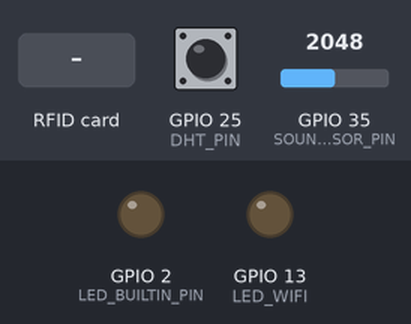
A sketch run on a simulated ESP32. Shown: output pins drawn as LEDs (lit = HIGH). Inputs (shaded band) come from the test bench; at power-on: GPIO 25 (DHT_PIN) HIGH, GPIO 35 (SOUND_SENSOR_PIN) = 2048. WiFi joins after 1.5 s; servers stay silent unless stated; uploads are accepted with an empty reply; the local clock reads 2024-03-15 10:24:30 at power-on unless the sketch sets it; what the sketch prints to the serial monitor is not drawn.

Above: at 1.1 s.
At 4.7 s:
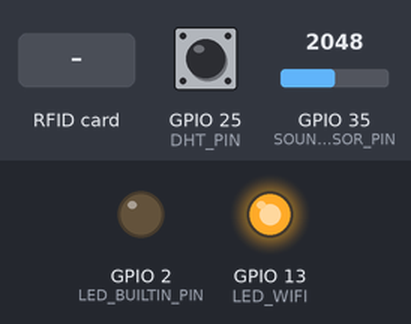
4.8 s: RFID card 5E 7A 19 C4 held to the reader
At 4.92 s:
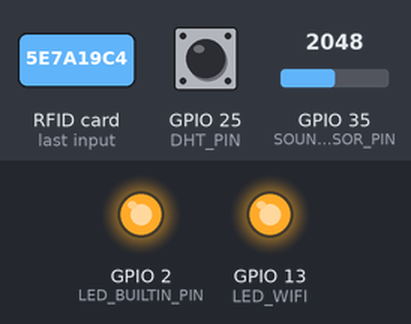
Timing chart, 0 to 14.5 s (numbered marks = the images above; inputs shaded):
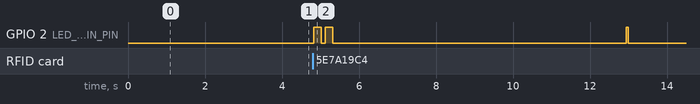

The sketch:

main.ino
```cpp
/*
╔══════════════════════════════════════════════════════════════════════╗
║     CLASSROOM MANAGEMENT SYSTEM - ESP32 IoT FIRMWARE                 ║
║                  With Physical Pin Mapping                           ║
╚══════════════════════════════════════════════════════════════════════╝

ESP32 DEVKIT PHYSICAL PIN DIAGRAM:
═════════════════════════════════════════════════════════════════════════

                          ┌─────────────────┐
                          │   ESP32 DEVKIT  │
                          │   (TOP VIEW)    │
         Left Side (GND)  │                 │  Right Side (3.3V)
         ─────────────────┤                 ├─────────────────
           GND ─┬─────────┤ GND        3V3  ├────────┬─ 3V3
                 │         │                 │        │
               SDA   GND   │ GPIO27(RST)     │ GPIO26(BUZZER)
                D21 ──────┤       ▼         ├────── D26
                          │   RFID RC522    │
               MISO   D21  ├─ GPIO21(MISO)  ├─ GPIO25(DHT22DATA)
                          │   ▲ SPI Data    │
                          │   │ (I2C SDA)   │
               SCK    D23  ├─ GPIO23(SCK)   ├─ GPIO32(MQ7_ADC)
                          │               │
               MOSI   D19  ├─ GPIO19(MOSI)  ├─ GPIO35(SOUND_ADC)
                          │   ▼ SPI Data    │
                          │   │(I2C SCL)    │
         SDA (CS) D5  ────┤ GPIO5(SDA-CS)   ├─ GPIO2(BUILTIN_LED)
                          │               │
                       GND ├─ GPIO0        ├─ GPIO13(LED_WIFI)
                          └──┬─────────────┤
                             │ USB PWR     │
                             └─────────────┘

PIN ASSIGNMENT QUICK REFERENCE:
═════════════════════════════════════════════════════════════════════════
Analog Inputs (8-bit ADC):
  • GPIO35 (VP)  → Sound Sensor      (0-3.3V analog)
  • GPIO32 (SVP) → MQ7 CO Sensor     (0-3.3V analog)

Digital Inputs/Outputs:
  • GPIO25 → DHT22 Data (Temperature/Humidity)
  • GPIO13 → WiFi Status LED (Green indicator)
  • GPIO2 → Built-in LED (RFID & Data Feedback)

SPI Interface (for RFID RC522):
  • GPIO5  (D5)  → SDA (Chip Select) - RC522 CS pin
  • GPIO19 (D19) → MOSI (Master Out, Slave In) - Data send to RFID
  • GPIO21 (D21) → MISO (Master In, Slave Out) - Data receive from RFID
  • GPIO23 (D23) → SCK (Serial Clock) - Clock signal
  • GPIO27 (D27) → Reset (RST) - RFID module reset

RFID RC522 SPI CONNECTION (Important!):
═════════════════════════════════════════════════════════════════════════
  RC522 Module    →    ESP32 Pin
  ──────────────────────────────────
  VCC (+3.3V)    →    3V3 (with 100nF decoupling cap)
  GND            →    GND

  SDA (CS - Chip Select)  →    GPIO5 (D5)
  SCK (Serial Clock)      →    GPIO23 (D23)
  MOSI (Data In)          →    GPIO19 (D19)
  MISO (Data Out)         →    GPIO21 (D21)
  RST (Reset)             →    GPIO27 (D27)
  IRQ                     →    (Not used - leave disconnected)

═════════════════════════════════════════════════════════════════════════
*/

#include <WiFi.h>
#include <HTTPClient.h>
#include <ArduinoJson.h>
#include <SPI.h>
#include <MFRC522.h>
#include <time.h>

// ---- custom DHT22 reader (no external library required) ----
// Returns true on successful read, false otherwise.
// `pin` is the data pin attached to the DHT22 sensor.
bool readDHT22(uint8_t pin, float &temperature, float &humidity) {
  uint8_t data[5] = {0,0,0,0,0};
  uint32_t count = 0;

  // send start signal
  pinMode(pin, OUTPUT);
  digitalWrite(pin, LOW);
  delay(1);
  digitalWrite(pin, HIGH);
  delayMicroseconds(30);
  pinMode(pin, INPUT_PULLUP);

  // wait for sensor response: 80µs LOW then 80µs HIGH
  count = 0;
  while (digitalRead(pin) == LOW) {
    if (++count >= 10000) return false;
  }
  count = 0;
  while (digitalRead(pin) == HIGH) {
    if (++count >= 10000) return false;
  }

  // read 40 bits
  for (int i = 0; i < 40; ++i) {
    // wait for low period (50µs)
    count = 0;
    while (digitalRead(pin) == LOW) {
      if (++count >= 10000) return false;
    }
    // measure high period length
    unsigned long t = micros();
    while (digitalRead(pin) == HIGH) {
      if (micros() - t > 100) break;
    }
    unsigned long duration = micros() - t;
    data[i/8] <<= 1;
    if (duration > 40) {
      data[i/8] |= 1;
    }
  }

  // checksum
  uint8_t checksum = data[0] + data[1] + data[2] + data[3];
  if (checksum != data[4]) return false;
  humidity = ((data[0] << 8) | data[1]) * 0.1;
  temperature = (((data[2] & 0x7F) << 8) | data[3]) * 0.1;
  if (data[2] & 0x80) temperature = -temperature;
  return true;
}

// ======================================== WIFI CREDENTIALS ============================================================
const char* ssid = "SSID";           // Change to your WiFi name
const char* password = "PW";   // Change to your WiFi password
const char* apiUrl = "http://SERVER-IP:5000/api"; // Change to your server IP

// ==================== TIMEZONE SETTINGS ====================
// Sri Lanka: UTC+5:30 (19800 seconds)
// No Daylight Saving Time (DST = 0)
const int timezone_offset = 19800;  // UTC+5:30 in seconds
const int dst_offset = 0;           // No DST

// ==================== PIN CONFIGURATION ====================
// ESP32 DEVKIT PIN MAPPING (Physical Board Labels)

// Sound Sensor (Analog Input)
#define SOUND_SENSOR_PIN 35  // Physical: VP (ADC0) - Analog sound detection

// DHT22 Temperature & Humidity (Digital Pin)
#define DHT_PIN 25           // Physical: D25 - DHT22 data line

// RFID RC522 (SPI Interface)
// SPI Configuration: D19(MOSI), D21(MISO), D23(SCK), D5(SDA-CS), D27(RST)
#define SS_PIN 5             // Physical: D5   - RFID SDA (Chip Select pin)
#define RST_PIN 27           // Physical: D27  - RFID Reset (RST)
// Note: MOSI=D19, MISO=D21, SCK=D23 (auto-mapped by SPI.begin())
MFRC522 rfid(SS_PIN, RST_PIN);

// MQ7 CO Sensor (Analog Input)
#define MQ7_PIN 32           // Physical: SVP (ADC1) - Analog CO detection

// LED Indicators & Buzzer (Digital Output)
#define LED_WIFI 13          // Physical: D13 - WiFi Status LED (Green)
#define LED_BUILTIN_PIN 2    // Physical: D2 - ESP32 Built-in LED (for RFID feedback)
// Note: Built-in LED is active-HIGH (digitalWrite(LED, HIGH) turns ON)

// ==================== SENSOR CALIBRATION ====================
const float MQ7_RO = 10.0;        // Calibration value for MQ7
const float SOUND_THRESHOLD = 2000; // Sound detection threshold
const unsigned long SAMPLE_INTERVAL = 10000;  // Send data every 10 seconds

// ==================== GLOBAL VARIABLES ====================
unsigned long lastSampleTime = 0;
String lastRFIDCard = "";
unsigned long lastRFIDTime = 0;

void setup() {
  Serial.begin(115200);
  delay(1000);

  Serial.println("\n\n=== CLASSROOM MANAGEMENT SYSTEM - ESP32 ===");
  Serial.println("Initializing sensors...");

  // Pin setup
  pinMode(LED_WIFI, OUTPUT);
  pinMode(LED_BUILTIN_PIN, OUTPUT);
  digitalWrite(LED_WIFI, LOW);
  digitalWrite(LED_BUILTIN_PIN, LOW);

  // Initialize sensors (DHT22 driver doesn't require a begin call)
  delay(500);

  // Initialize SPI for RFID
  // SPI.begin() auto-maps: MOSI(19), MISO(21), SCK(23)
  // Manual CS(5) and RST(27) configuration via MFRC522 constructor
  Serial.println("Initializing SPI bus...");
  SPI.begin(
    23,  // SCK  (Serial Clock) - GPIO23 / D23
    21,  // MISO (Master In, Slave Out) - GPIO21 / D21 / SDA
    19,  // MOSI (Master Out, Slave In) - GPIO19 / D19
    5    // SS   (Chip Select) - GPIO5 / D5
  );

  Serial.println("Initializing RFID RC522...");
  rfid.PCD_Init();
  delay(500);

  // Connect to WiFi
  connectToWiFi();

  // Synchronize time with NTP server (Sri Lankan Time: UTC+5:30)
  Serial.println("Synchronizing time with NTP (Sri Lanka - UTC+5:30)...");

  // Sri Lanka timezone: UTC+5:30 (5*3600 + 30*60 = 19800 seconds)
  configTime(19800, 0, "pool.ntp.org", "time.nist.gov");

  // Wait for time to be set
  time_t now = time(nullptr);
  int attempts = 0;
  while (now < 24 * 3600 && attempts < 60) {  // Increased timeout to 60 attempts
    delay(500);
    Serial.print(".");
    now = time(nullptr);
    attempts++;
  }
  Serial.println();

  if (now > 24 * 3600) {
    Serial.println("✓ Time synchronized successfully!");
    Serial.print("Current time (Sri Lanka): ");
    Serial.println(getTimestamp());
  } else {
    Serial.println("⚠ Warning: Time sync in progress, continuing anyway...");
    Serial.print("Current time: ");
    Serial.println(getTimestamp());
  }

  Serial.println("System ready!");
}

void loop() {
  // Check WiFi connection
  if (WiFi.status() != WL_CONNECTED) {
    digitalWrite(LED_WIFI, LOW);
    connectToWiFi();
  } else {
    digitalWrite(LED_WIFI, HIGH);
  }

  // Read RFID continuously
  if (rfid.PICC_IsNewCardPresent()) {
    if (rfid.PICC_ReadCardSerial()) {
      handleRFIDCard();
      rfid.PICC_HaltA();
      rfid.PCD_StopCrypto1();
    }
  }

  // Send sensor data at intervals
  if (millis() - lastSampleTime >= SAMPLE_INTERVAL) {
    lastSampleTime = millis();
    collectAndSendData();
  }

  delay(100);
}

// ==================== WiFi Connection ====================
void connectToWiFi() {
  Serial.print("Connecting to WiFi: ");
  Serial.println(ssid);

  WiFi.begin(ssid, password);

  int attempts = 0;
  while (WiFi.status() != WL_CONNECTED && attempts < 20) {
    delay(500);
    Serial.print(".");
    attempts++;
  }

  if (WiFi.status() == WL_CONNECTED) {
    Serial.println("\nWiFi Connected!");
    Serial.print("IP Address: ");
    Serial.println(WiFi.localIP());
    digitalWrite(LED_WIFI, HIGH);
  } else {
    Serial.println("\nWiFi Failed!");
  }
}

// ==================== SENSOR READING ====================
float readSoundLevel() {
  int rawValue = analogRead(SOUND_SENSOR_PIN);
  float soundLevel = (rawValue / 4095.0) * 100;  // Convert to percentage
  return soundLevel;
}

void readTemperatureHumidity(float &temp, float &humidity) {
  // Try reading DHT22 multiple times with delays
  int maxRetries = 3;
  bool success = false;

  for (int attempt = 1; attempt <= maxRetries; attempt++) {
    if (readDHT22(DHT_PIN, temp, humidity)) {
      success = true;
      break;
    }
    if (attempt < maxRetries) {
      delay(1000);  // Wait 1 second before retry
    }
  }

  if (!success) {
    temp = 0;
    humidity = 0;
    Serial.println("⚠ DHT22 Read Failed - Check sensor connection on GPIO25");
  }
}

float readCOLevel() {
  int rawValue = analogRead(MQ7_PIN);
  // Convert ADC value to PPM using calibration
  float voltage = (rawValue / 4095.0) * 3.3;
  float CO_ppm = (voltage / 3.3) * 1000;  // Simple conversion (adjust based on calibration)
  return CO_ppm;
}

// ==================== RFID HANDLING ====================
// RFID RC522 Communication via SPI:
// When card detected → RC522 pulls data via SPI GPIO19(MOSI), GPIO21(MISO), GPIO23(SCK)
// This function processes the received UID from the RFID card

// Send scanned RFID to server for real-time dashboard capture
void sendRFIDScan(const String &uid) {
  if (WiFi.status() != WL_CONNECTED) {
    Serial.println("WiFi not connected, cannot send RFID scan");
    return;
  }

  HTTPClient http;
  String url = String(apiUrl) + "/rfid/scan";
  http.begin(url);
  http.addHeader("Content-Type", "application/json");

  StaticJsonDocument<128> scanDoc;
  scanDoc["rfidUid"] = uid;
  String payload;
  serializeJson(scanDoc, payload);

  int httpCode = http.POST(payload);
  if (httpCode >= 200 && httpCode < 300) {
    Serial.println("RFID scan sent to server");
  } else {
    Serial.print("Failed to send RFID scan, HTTP code: ");
    Serial.println(httpCode);
  }
  http.end();
}

// helper: send a log message to the server whenever a card is scanned
void sendAttendanceLog(const String &uid, const String &action = "ENTRY") {
  if (WiFi.status() != WL_CONNECTED) return;

  HTTPClient http;
  String url = String(apiUrl) + "/rfid/log";
  http.begin(url);
  http.addHeader("Content-Type", "application/json");

  StaticJsonDocument<128> logDoc;
  logDoc["rfidUid"] = uid;
  logDoc["action"] = action;
  String payload;
  serializeJson(logDoc, payload);

  int httpCode = http.POST(payload);
  if (httpCode >= 200 && httpCode < 300) {
    Serial.println("RFID attendance logged on server");
  } else {
    Serial.print("Failed to send RFID log, HTTP code: ");
    Serial.println(httpCode);
  }
  http.end();
}


void handleRFIDCard() {
  String UID = "";
  // Read UID bytes via SPI MISO line (GPIO21)
  for (byte i = 0; i < rfid.uid.size; i++) {
    if (rfid.uid.uidByte[i] < 0x10) UID += "0";
    UID += String(rfid.uid.uidByte[i], HEX);
  }
  UID.toUpperCase();

  Serial.print("RFID Card Detected (via GPIO5 SDA-CS, GPIO23 SCK, GPIO21 MISO): ");
  Serial.println(UID);

  // Trigger feedback: Built-in LED (GPIO2) blink
  digitalWrite(LED_BUILTIN_PIN, HIGH);    // Built-in LED on
  delay(200);
  digitalWrite(LED_BUILTIN_PIN, LOW);     // Built-in LED off
  delay(100);
  digitalWrite(LED_BUILTIN_PIN, HIGH);    // Built-in LED on again
  delay(200);
  digitalWrite(LED_BUILTIN_PIN, LOW);     // Built-in LED off

  // Store last RFID for sending in next data packet
  lastRFIDCard = UID;
  lastRFIDTime = millis();

  // Send RFID scan to server immediately (for real-time dashboard registration)
  sendRFIDScan(UID);

  // Also post an attendance log to the server
  sendAttendanceLog(UID);
}

// ==================== DATA COLLECTION & TRANSMISSION ====================
void collectAndSendData() {
  // Read all sensors
  float soundLevel = readSoundLevel();
  float temperature, humidity;
  readTemperatureHumidity(temperature, humidity);
  float coLevel = readCOLevel();

  Serial.println("\n--- Sensor Readings ---");
  Serial.print("Sound Level: ");
  Serial.print(soundLevel);
  Serial.println("%");

  if (temperature > 0 || humidity > 0) {
    Serial.print("Temperature: ");
    Serial.print(temperature);
    Serial.println("°C");
    Serial.print("Humidity: ");
    Serial.print(humidity);
    Serial.println("%");
  } else {
    Serial.println("Temperature: -- (DHT22 error)");
    Serial.println("Humidity: -- (DHT22 error)");
  }

  Serial.print("CO Level: ");
  Serial.print(coLevel);
  Serial.println(" PPM");

  // Create JSON payload
  StaticJsonDocument<256> doc;
  doc["deviceId"] = "CLASSROOM_01";
  doc["soundLevel"] = soundLevel;
  doc["temperature"] = temperature;
  doc["humidity"] = humidity;
  doc["coLevel"] = coLevel;
  doc["rfidCard"] = lastRFIDCard;
  doc["timestamp"] = getTimestamp();
  doc["rssi"] = WiFi.RSSI();  // Signal strength

  // Serialize JSON
  String jsonData;
  serializeJson(doc, jsonData);

  // Send to API
  sendDataToAPI(jsonData);

  // Clear RFID for next reading
  if (millis() - lastRFIDTime > 5000) {
    lastRFIDCard = "";
  }
}

void sendDataToAPI(String jsonData) {
  if (WiFi.status() == WL_CONNECTED) {
    HTTPClient http;
    String url = String(apiUrl) + "/sensor-data";

    http.begin(url);
    http.addHeader("Content-Type", "application/json");

    int httpCode = http.POST(jsonData);

    if (httpCode == 200 || httpCode == 201) {
      Serial.println("Data sent successfully!");
      digitalWrite(LED_BUILTIN_PIN, HIGH);
      delay(50);
      digitalWrite(LED_BUILTIN_PIN, LOW);
    } else {
      Serial.print("Error sending data. HTTP code: ");
      Serial.println(httpCode);
    }

    http.end();
  } else {
    Serial.println("WiFi not connected!");
  }
}

// ==================== UTILITIES ====================
String getTimestamp() {
  time_t now = time(nullptr);
  struct tm* timeinfo = localtime(&now);
  char buffer[20];
  strftime(buffer, sizeof(buffer), "%Y-%m-%d %H:%M:%S", timeinfo);
  return String(buffer);
}
```
